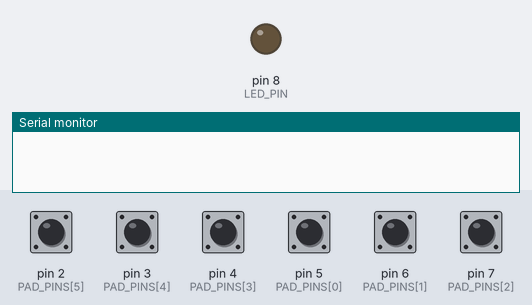
Simulated run of this sketch. Board: Arduino Uno, built with avr-gcc and run on an emulated ATmega328P. On the bench: output pins drawn as LEDs (lit = HIGH), the last lines printed to the serial monitor. Inputs (shaded band) come from the test bench; at power-on: pin 2 (PAD_PINS[5]), pin 3 (PAD_PINS[4]), pin 4 (PAD_PINS[3]), pin 5 (PAD_PINS[0]), pin 6 (PAD_PINS[1]), pin 7 (PAD_PINS[2]) HIGH.

Above: at 0.1 s.
At 7.6 s:
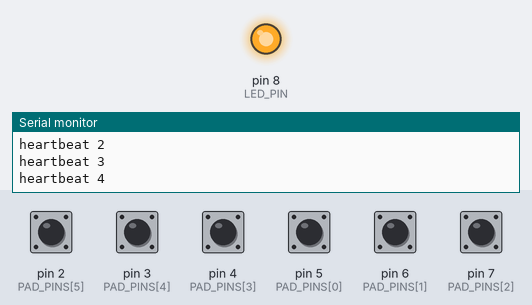
7.7 s: pin 2 (PAD_PINS[5]) pulled LOW for 0.15 s
At 8.3 s:
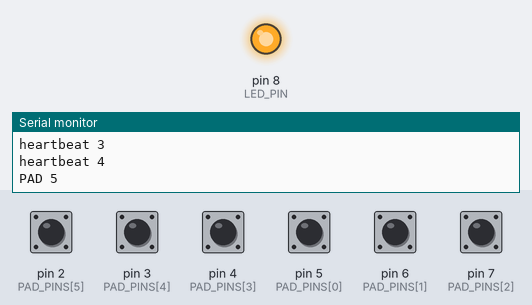
Timing chart, 0 to 10.7 s (numbered marks = the images above; inputs shaded):
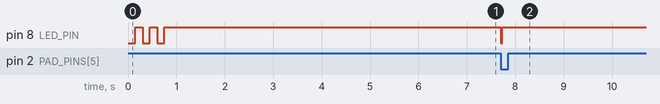

The sketch:

drum_reader.ino
```cpp
// drum_reader.ino — read drum pads, print events over USB serial.
//
// Each pad is wired as a switch: one wire to a GPIO, common GND.
// When a pad is hit, the switch closes -> GPIO goes LOW.
//
// PAD_NUMBERS uses the PHYSICAL drum layout (1-6, with 4 dead).
// See HARDWARE.md for the authoritative map.
//
// Wiring (GPIO -> physical pad #):
//   GPIO 5 = physical pad 1   wire Grey         breadboard c1
//   GPIO 7 = physical pad 2   wire Purple       breadboard c3
//   GPIO 6 = physical pad 3   wire Red          breadboard c2
//   GPIO 4 = (unmapped, dead) wire Green        breadboard h4  -> prints "PAD 99"
//   GPIO 3 = physical pad 4   wire Blue         breadboard h5
//   GPIO 2 = physical pad 5   wire Tap-Yellow   breadboard h6
//   GPIO 1 = physical pad 6   wire Brown        breadboard h7
//   GPIO 0 = physical pad 6   wire White        breadboard h8  (coupled w/ GPIO 1)
//   GND    = black                              breadboard g2
//
// The coupled pair (GPIO 1 + 0) both print PAD 6; the Python side debounces
// the duplicate event so taps register only once.
//
// Onboard LED (GPIO 8) flashes briefly on every hit for visual feedback.

const int PAD_COUNT = 8;
const int PAD_PINS[PAD_COUNT]    = {  5,  6,  7,  4,  3,  2,  1,  0 };
const int PAD_NUMBERS[PAD_COUNT] = {  1,  3,  2, 99,  4,  5,  6,  6 };

const unsigned long DEBOUNCE_MS = 30;
const unsigned long LED_FLASH_MS = 30;
const int LED_PIN = 8;  // onboard LED, active LOW

// Cross-pin debounce: when two different GPIOs map to the same physical pad
// number (coupled hardware pair: GPIOs 0+1 both fire PAD 6), only emit the
// first event. The second is suppressed inside the firmware, before reaching
// the Python side, so it can't slip past any host-side debounce timing.
const unsigned long CROSS_PIN_DEBOUNCE_MS = 120;
const int MAX_PAD_NUM = 6;
unsigned long lastPadEmitMs[MAX_PAD_NUM + 1] = {0};  // index by physical pad number 1..6

int lastState[PAD_COUNT];
unsigned long lastChange[PAD_COUNT];

unsigned long ledOnUntil = 0;
bool ledOn = false;

void setup() {
  pinMode(LED_PIN, OUTPUT);

  // Boot signal: blink onboard LED 3 times so we can SEE the firmware started.
  for (int b = 0; b < 3; b++) {
    digitalWrite(LED_PIN, LOW);   // on
    delay(150);
    digitalWrite(LED_PIN, HIGH);  // off
    delay(150);
  }

  Serial.begin(115200);
  delay(500);  // let USB CDC enumerate
  Serial.println("drum_reader ready");

  for (int i = 0; i < PAD_COUNT; i++) {
    pinMode(PAD_PINS[i], INPUT_PULLUP);
    lastState[i] = HIGH;
    lastChange[i] = 0;
  }

  // After init, also print every second for the first 10 seconds so we can
  // tell whether serial is reaching the laptop even when no pads are hit.
  for (int s = 0; s < 5; s++) {
    Serial.print("heartbeat ");
    Serial.println(s);
    delay(1000);
  }
}

void flashLed() {
  digitalWrite(LED_PIN, LOW); // on
  ledOn = true;
  ledOnUntil = millis() + LED_FLASH_MS;
}

void loop() {
  unsigned long now = millis();

  // Manage LED flash without blocking
  if (ledOn && now >= ledOnUntil) {
    digitalWrite(LED_PIN, HIGH); // off
    ledOn = false;
  }

  for (int i = 0; i < PAD_COUNT; i++) {
    int state = digitalRead(PAD_PINS[i]);
    if (state != lastState[i] && (now - lastChange[i]) > DEBOUNCE_MS) {
      lastChange[i] = now;
      lastState[i] = state;
      if (state == LOW) {
        int padNum = PAD_NUMBERS[i];

        // Cross-pin debounce for coupled pads (multiple GPIOs → same pad #).
        // Suppress events that arrive within CROSS_PIN_DEBOUNCE_MS of the
        // previous emission for the same padNum.
        if (padNum >= 1 && padNum <= MAX_PAD_NUM) {
          if (now - lastPadEmitMs[padNum] < CROSS_PIN_DEBOUNCE_MS) {
            continue;  // suppressed duplicate (from coupled pair)
          }
          lastPadEmitMs[padNum] = now;
        }

        Serial.print("PAD ");
        Serial.println(padNum);
        flashLed();
      }
    }
  }
}
```

Measured:
- after the input at 7.7 s, pin 8 (LED_PIN): HIGH → LOW at once, → HIGH 0.03 s later
